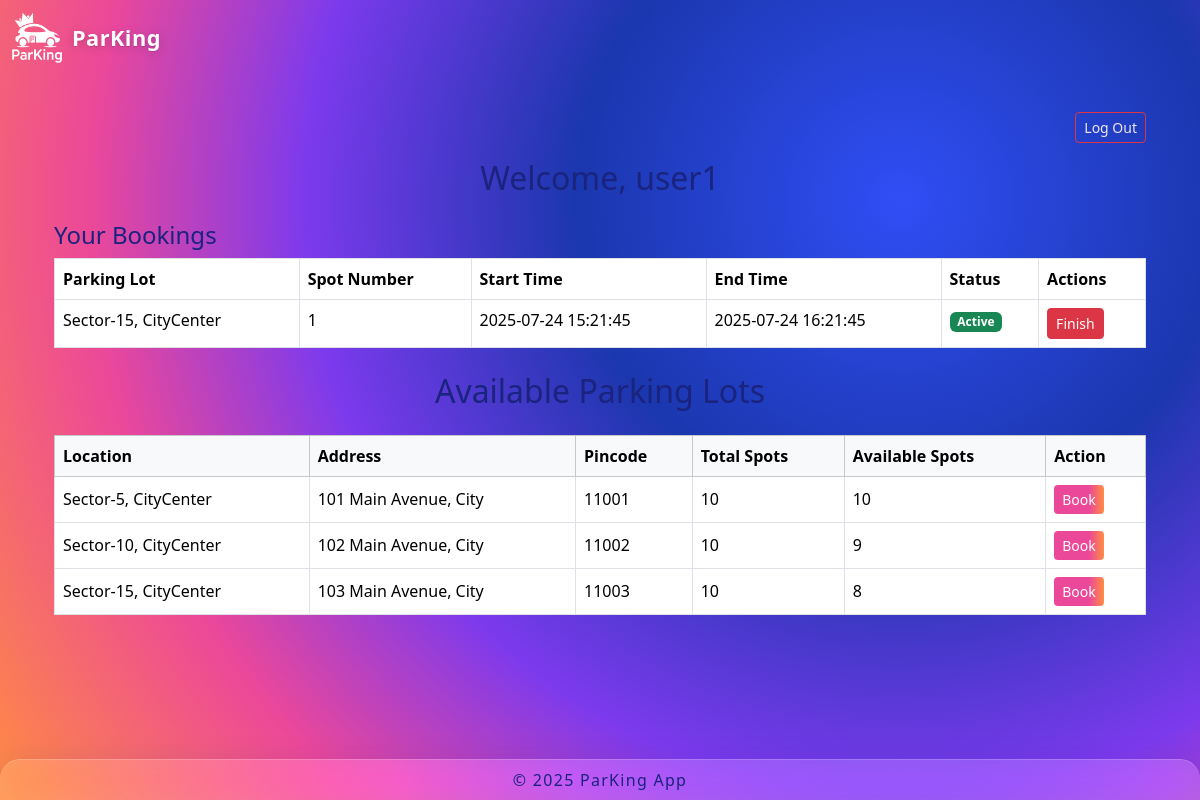
The app's page /user_dashboard (signed in), older data.
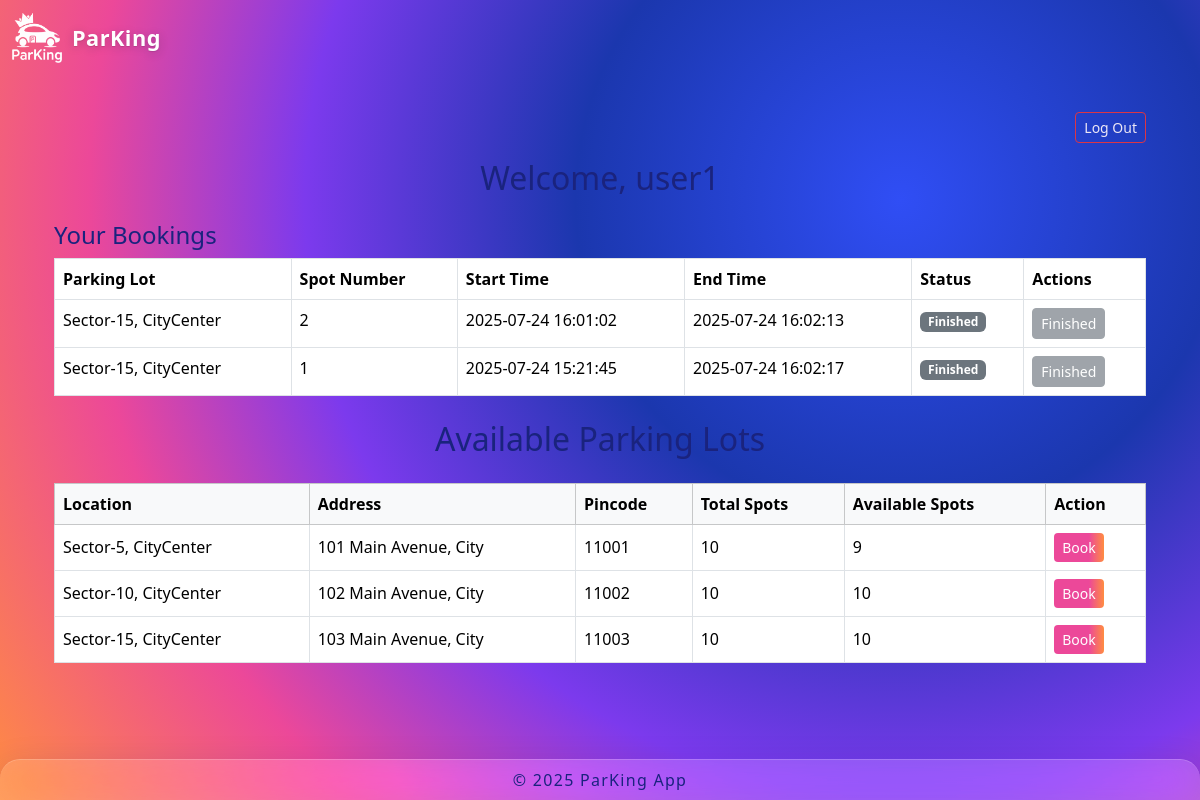
The same page, newer data.
### controllers/database.py (models this page shows)
class User(db.Model):
    id = db.Column(db.Integer, primary_key=True)
    username = db.Column(db.String(80), unique=True, nullable=False)
    password = db.Column(db.String(120), nullable=False)
    current_booking_id = db.Column(db.Integer, nullable=False, default=0)

class Reservation(db.Model):
    id = db.Column(db.Integer, primary_key=True)
    user_id = db.Column(db.Integer, db.ForeignKey('user.id'), nullable=False)
    spot_id = db.Column(db.Integer, db.ForeignKey('parking_spot.id'), nullable=False)
    start_time = db.Column(db.DateTime, default=datetime.utcnow, nullable=False)
    end_time = db.Column(db.DateTime, nullable=False)
    cost = db.Column(db.Float, nullable=False)
    user = db.relationship('User', backref='reservations', lazy=True)

class ParkingLot(db.Model):
    id = db.Column(db.Integer, primary_key=True)        # Primary key column is `id`
    location = db.Column(db.String(120), nullable=False)
    prices = db.Column(db.Float, nullable=False)
    address = db.Column(db.String(200), nullable=False)
    pincode = db.Column(db.String(10), nullable=False)
    max_spots = db.Column(db.Integer, nullable=False)
    spots = db.relationship('ParkingSpot', backref='parking_lot', lazy=True)

class ParkingSpot(db.Model):
    id = db.Column(db.Integer, primary_key=True)        # Primary key column is `id`
    lot_id = db.Column(db.Integer, db.ForeignKey('parking_lot.id'), nullable=False)
    spot_number = db.Column(db.Integer, nullable=False) # Add spot_number field (should exist)
    status = db.Column(db.String(1), nullable=False, default='A')
    reservations = db.relationship('Reservation', backref='spot', lazy=True)

### app.py (the view)
@app.route('/user_dashboard')
def user_dashboard():
    user_id = session.get('user_id')
    if not user_id:
        flash("Please log in to view the dashboard.", "danger")
        return redirect(url_for("login"))
    user = User.query.get(user_id)
    lots = ParkingLot.query.all()
    bookings = Reservation.query.filter_by(user_id=user_id).order_by(Reservation.start_time.desc()).all()
    return render_template(
        "user_dashboard.html",
        user=user,
        lots=lots,
        bookings=bookings,
        now=datetime.utcnow()   # Pass current time for booking logic
    )

### templates/user_dashboard.html (shortened to what this page needs)
{% extends "layout.html" %}
{% block content %}
<div class="container py-4">
  <div class="d-flex justify-content-end mb-3">
    <a href="{{ url_for('logout') }}" class="btn btn-outline-danger btn-sm">Log Out</a>
  </div>
  <h2 class="text-center mb-4">Welcome, {{ user.username }}</h2>
  <h4>Your Bookings</h4>
  {% if bookings %}
    <table class="table table-bordered mb-4">
      <thead>
        <tr>
          <th>Parking Lot</th>
          <th>Spot Number</th>
          <th>Start Time</th>
          <th>End Time</th>
          <th>Status</th>
          <th>Actions</th>
        </tr>
      </thead>
      <tbody>
      {% for booking in bookings %}
        <tr>
          <td>{{ booking.spot.parking_lot.location }}</td>
          <td>{{ booking.spot.spot_number }}</td>
          <td>{{ booking.start_time.strftime("%Y-%m-%d %H:%M:%S") }}</td>
          <td>{{ booking.end_time.strftime("%Y-%m-%d %H:%M:%S") }}</td>
          <td>
            {% if booking.end_time > now %}
              <span class="badge bg-success">Active</span>
            {% else %}
              <span class="badge bg-secondary">Finished</span>
            {% endif %}
          </td>
          <td>
            {% if booking.end_time > now %}
              <form action="{{ url_for('finish_parking', booking_id=booking.id) }}" method="post" style="display:inline;" onsubmit="return confirm('Finish parking and release spot?');">
                <button type="submit" class="btn btn-danger btn-sm">Finish</button>
              </form>
            {% else %}
              <button class="btn btn-secondary btn-sm" disabled>Finished</button>
            {% endif %}
          </td>
        </tr>
      {% endfor %}
      </tbody>
    </table>
  {% else %}
    <div class="alert alert-secondary text-center">
      You have no bookings yet.
    </div>
  {% endif %}
  <h2 class="text-center mb-4">Available Parking Lots</h2>
  <table class="table table-bordered table-hover align-middle">
    <thead class="table-light">
      <tr>
        <th>Location</th>
        <th>Address</th>
        <th>Pincode</th>
        <th>Total Spots</th>
        <th>Available Spots</th>
        <th>Action</th>
      </tr>
    </thead>
    <tbody>
      {% for lot in lots %}
      <tr>
        <td>{{ lot.location }}</td>
        <td>{{ lot.address }}</td>
        <td>{{ lot.pincode }}</td>
        <td>{{ lot.spots|length }}</td>
        <td>{{ lot.spots|selectattr('status','equalto','A')|list|length }}</td>
        <td>
          {% if lot.spots|selectattr('status','equalto','A')|list|length > 0 %}
            <a href="{{ url_for('book_lot', lot_id=lot.id) }}" class="btn btn-primary btn-sm">Book</a>
          {% else %}
            <button class="btn btn-secondary btn-sm" disabled>Full</button>
          {% endif %}
        </td>
      </tr>
      {% endfor %}
    </tbody>
  </table>
</div>
{% endblock %}

### templates/layout.html (shortened to what this page needs)
<!DOCTYPE html>
<html lang="en">
<head>
    <link href="https://cdn.jsdelivr.net/npm/bootstrap@5.3.2/dist/css/bootstrap.min.css" rel="stylesheet" />
    <link rel="stylesheet" href="{{ url_for('static', filename='css/style.css') }}">
</head>
<body>
    <nav class="navbar glass-header navbar-expand-lg fixed-top">
        <div class="container-fluid">
            <a class="navbar-brand d-flex align-items-center" href="{{ url_for('home') }}">
                <img src="{{ url_for('static', filename='content/ParKing_logo_white.png') }}" alt="Logo" width="50" height="50" style="margin-right: 10px;">
                <strong>ParKing</strong>
            </a>
        </div>
    </nav>
    <main class="container my-4">
        {% block content %}{% endblock %}
    </main>
    <footer class="glass-footer fixed-bottom text-center py-2">
    © 2025 ParKing App
    </footer>
</body>
</html>

### static/css/style.css (style rules this page uses)
body { background: radial-gradient( circle at 75% 25%, #304ef5 0%, #1b37ae 30%, #7C3AED 55%, #EC4899 75%, #FF8C42 100% ), #0a1036; color: #1A237E; font-family: 'Segoe UI', 'Roboto', Arial, sans-serif; min-height: 100vh; padding-top: 64px; padding-bottom: 60px; }
.navbar { background: linear-gradient(90deg, #1A237E 60%, #2196F3 100%) !important; box-shadow: 0 3px 18px rgba(26,35,126,0.10); }
.navbar-brand, .navbar-brand strong { color: #fff !important; }
.btn-primary { background: linear-gradient(90deg, #EC4899 70%, #FF8C42 100%); border: none; color: #fff; }
.glass-header { width: 100%; background: transparent !important; box-shadow: none; backdrop-filter: none; -webkit-backdrop-filter: none; border-bottom: none; color: #fff !important; border-radius: 0; z-index: 1040; box-sizing: border-box; margin: 0; }
.navbar-brand, .navbar-brand strong { color: #fff !important; text-shadow: 0 2px 10px rgba(30,35,65,0.22), 0 1px 1px rgba(0,0,0,0.12); font-weight: 700; font-size: 1.36rem; letter-spacing: 0.02em; }
.glass-footer { width: 100%; background: rgba(255,255,255,0.18); box-shadow: 0 8px 32px 0 rgba(31, 38, 135, 0.18); backdrop-filter: blur(19px) saturate(140%); -webkit-backdrop-filter: blur(19px) saturate(140%); border-top: 1.5px solid rgba(255,255,255,0.18); color: #1A237E; letter-spacing: 0.08em; border-radius: 1.25rem 1.25rem 0 0; margin: 0; z-index: 100; font-size: 1rem; }
.footer, .glass-footer { border-bottom: none; }
a, .btn-link { color: #EDE7F6 !important; }
.btn.btn-primary { color: #fff !important; }

Row changes from the older to the newer data that the page shows:
added Reservation: spot.parking_lot.location "Sector-15, CityCenter", spot.spot_number "2", start_time "2025-07-24 16:01:02", end_time "2025-07-24 16:02:13", shows "Finished"
changed Reservation (number 2 of 2 on the later page): end_time "2025-07-24 16:21:45" → "2025-07-24 16:02:17"; end_time "Active Finish" → "Finished Finished"
computed for ParkingLot "Sector-5, CityCenter": spots|selectattr "10" → "9"
computed for ParkingLot "Sector-10, CityCenter": spots|selectattr "9" → "10"
computed for ParkingLot "Sector-15, CityCenter": spots|selectattr "8" → "10"
